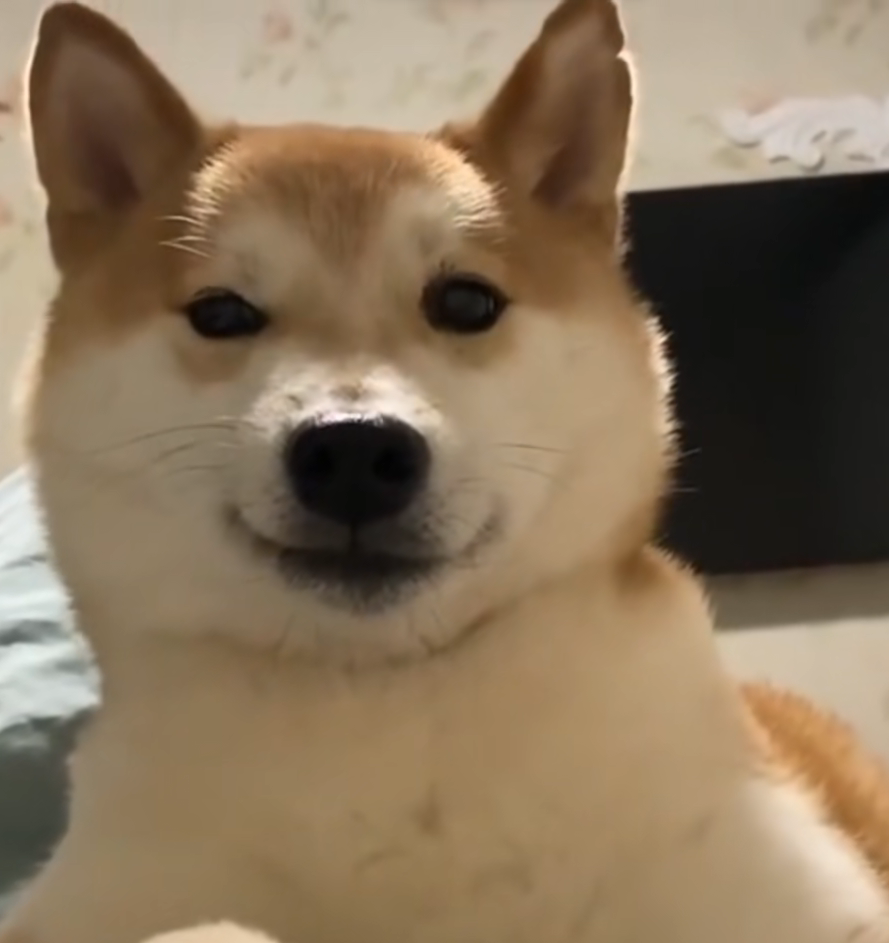
#> input picture 14PIL/example.png, 889 x 943 px
$ python '08调整亮度对比度锐度.py'
#> lines starting #> are read from the running program, lines starting #| are printed output that depends on the picture
"""
@File    :08调整亮度对比度锐度.py
@Editor  : 百年
@Date    :2025/6/10 10:16
"""
from PIL import Image, ImageEnhance

img = Image.open('../example.png')
#> img is the input picture: PIL image 889x943 RGBA; mean R, G, B, A 136, 116, 91, 255

# 调整亮度
brightness = ImageEnhance.Brightness(img)
bright_img = brightness.enhance(1.5)  # 亮度增加百分之50
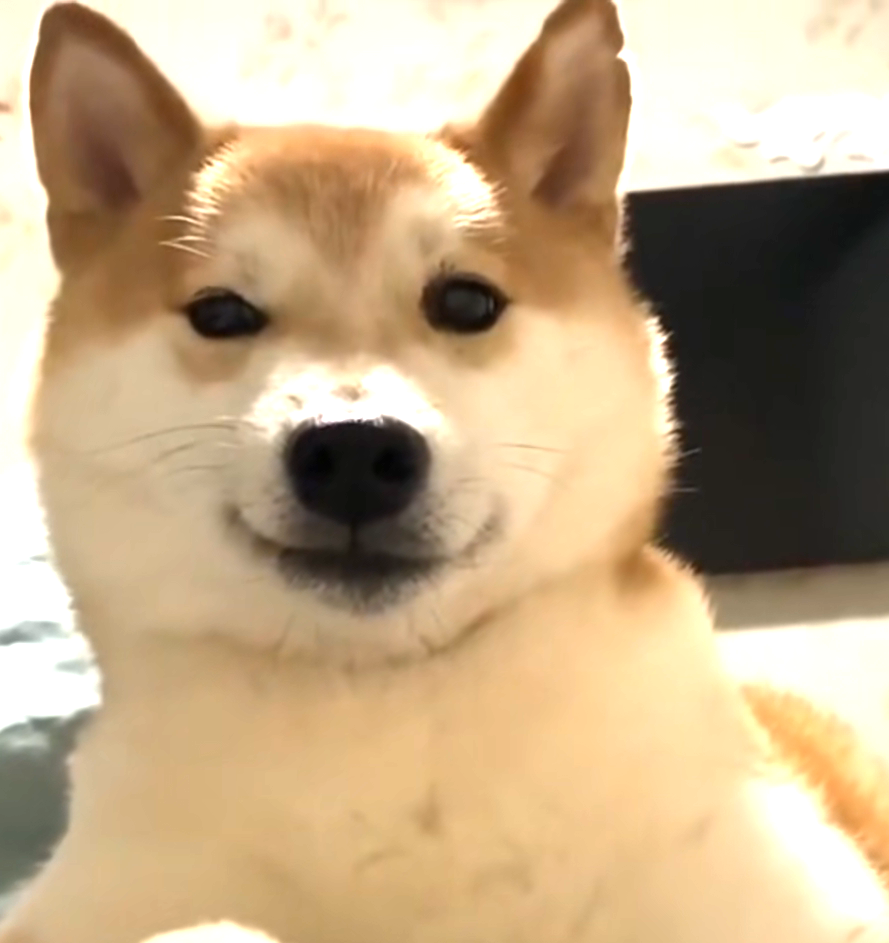
#> bright_img: PIL image 889x943 RGBA; mean R, G, B, A 192.4, 168.6, 134.7, 255

bright_img.save('./output/bright.png')

# 增加对比度
contrast = ImageEnhance.Contrast(img)
contrast_img = contrast.enhance(1.5)  # 对比度增加50%
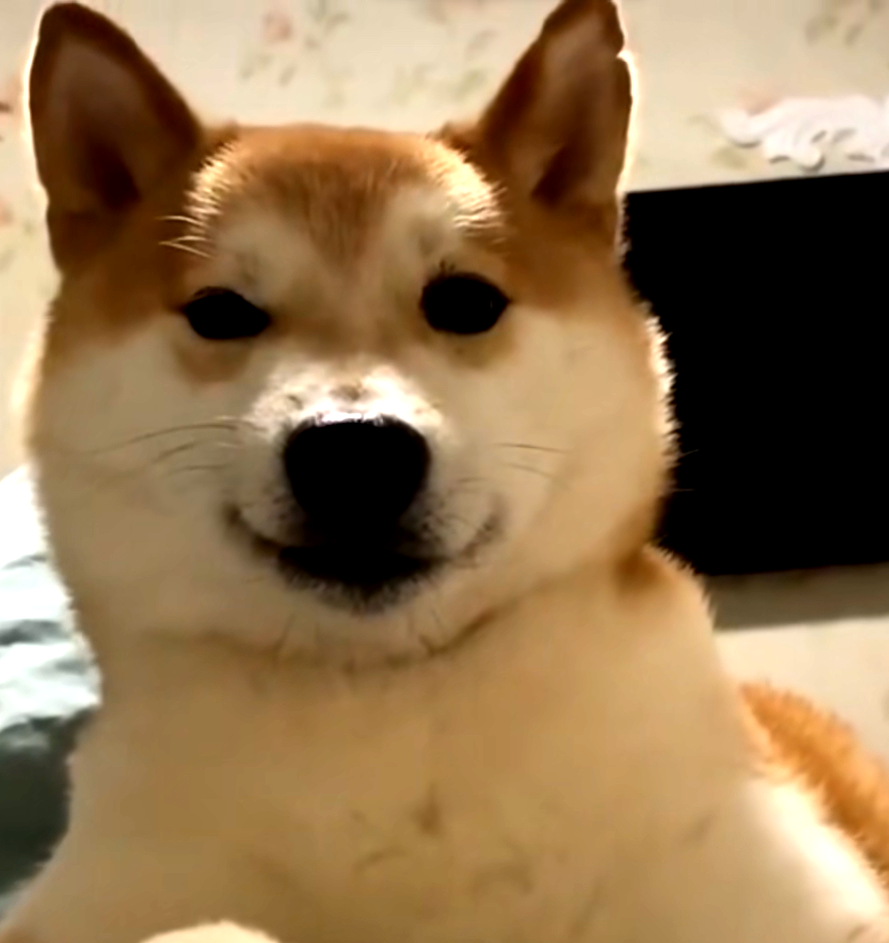
#> contrast_img: PIL image 889x943 RGBA; mean R, G, B, A 146.8, 117.7, 81.4, 255
contrast_img.save('./output/contrast.png')

# 增加锐度
sharpness = ImageEnhance.Sharpness(img)
sharpness_img = sharpness.enhance(2.0)  # 锐度增加100%,即两倍
sharpness_img.save('./output/sharp.png')

'''
ImageEnhance 模块提供了几种增强器类，用于调整图像的不同属性
每个增强器首先需要用图像对象初始化
enhance() 方法接受一个参数，表示增强的程度:
值为1.0表示原始图像不变
值大于1.0表示增强效果（例如1.5表示增加50%）
值小于1.0表示减弱效果（例如0.5表示减少50%）
除了上面展示的三种增强器外，还有 ImageEnhance.Color 用于调整色彩饱和度'''
